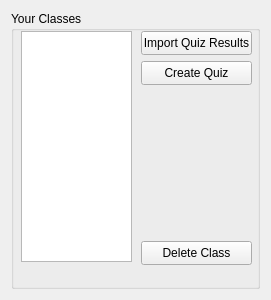
<?xml version="1.0" encoding="UTF-8"?>
<ui version="4.0">
 <class>viewclasses</class>
 <widget class="QWidget" name="viewclasses">
  <property name="geometry">
   <rect>
    <x>0</x>
    <y>0</y>
    <width>271</width>
    <height>300</height>
   </rect>
  </property>
  <property name="windowTitle">
   <string>Form</string>
  </property>
  <layout class="QGridLayout" name="gridLayout">
   <item row="0" column="0">
    <widget class="QGroupBox" name="groupBox">
     <property name="title">
      <string>Your Classes</string>
     </property>
     <widget class="QListView" name="classListView">
      <property name="geometry">
       <rect>
        <x>10</x>
        <y>20</y>
        <width>111</width>
        <height>231</height>
       </rect>
      </property>
     </widget>
     <widget class="QPushButton" name="importQuizResultsPushButton">
      <property name="geometry">
       <rect>
        <x>130</x>
        <y>20</y>
        <width>111</width>
        <height>24</height>
       </rect>
      </property>
      <property name="text">
       <string>Import Quiz Results</string>
      </property>
     </widget>
     <widget class="QPushButton" name="pushButton">
      <property name="geometry">
       <rect>
        <x>130</x>
        <y>50</y>
        <width>111</width>
        <height>24</height>
       </rect>
      </property>
      <property name="text">
       <string>Create Quiz</string>
      </property>
     </widget>
     <widget class="QPushButton" name="pushButton_2">
      <property name="geometry">
       <rect>
        <x>130</x>
        <y>230</y>
        <width>111</width>
        <height>24</height>
       </rect>
      </property>
      <property name="text">
       <string>Delete Class</string>
      </property>
     </widget>
    </widget>
   </item>
  </layout>
 </widget>
 <resources/>
 <connections/>
</ui>
